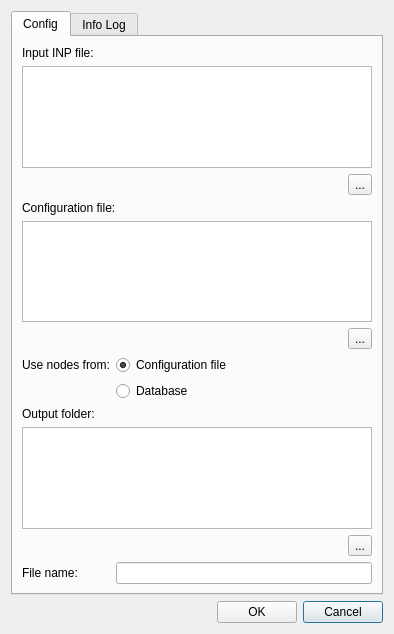
<?xml version="1.0" encoding="UTF-8"?>
<ui version="4.0">
 <class>dlg_add_demand_check</class>
 <widget class="QDialog" name="dlg_add_demand_check">
  <property name="geometry">
   <rect>
    <x>0</x>
    <y>0</y>
    <width>394</width>
    <height>634</height>
   </rect>
  </property>
  <property name="windowTitle">
   <string>Additional Demand Check</string>
  </property>
  <layout class="QGridLayout" name="gridLayout_2">
   <item row="11" column="0">
    <layout class="QGridLayout" name="lyt_buttons">
     <item row="0" column="1">
      <spacer name="horizontalSpacer">
       <property name="orientation">
        <enum>Qt::Horizontal</enum>
       </property>
       <property name="sizeHint" stdset="0">
        <size>
         <width>40</width>
         <height>20</height>
        </size>
       </property>
      </spacer>
     </item>
     <item row="0" column="3">
      <widget class="QPushButton" name="btn_cancel">
       <property name="text">
        <string>Cancel</string>
       </property>
      </widget>
     </item>
     <item row="0" column="2">
      <widget class="QPushButton" name="btn_ok">
       <property name="text">
        <string>OK</string>
       </property>
      </widget>
     </item>
     <item row="0" column="0">
      <widget class="QLabel" name="lbl_timer">
       <property name="text">
        <string/>
       </property>
      </widget>
     </item>
    </layout>
   </item>
   <item row="0" column="0">
    <widget class="QTabWidget" name="mainTab">
     <property name="currentIndex">
      <number>0</number>
     </property>
     <widget class="QWidget" name="tab_config">
      <property name="whatsThis">
       <string/>
      </property>
      <attribute name="title">
       <string>Config</string>
      </attribute>
      <layout class="QGridLayout" name="gridLayout_4">
       <item row="3" column="0" colspan="2">
        <widget class="QLabel" name="lbl_config">
         <property name="text">
          <string>Configuration file:</string>
         </property>
        </widget>
       </item>
       <item row="4" column="0" colspan="2">
        <widget class="QTextEdit" name="data_config_file"/>
       </item>
       <item row="11" column="1">
        <widget class="QLineEdit" name="txt_filename"/>
       </item>
       <item row="7" column="1">
        <widget class="QRadioButton" name="rdb_nodes_database">
         <property name="toolTip">
          <string>Retrieve node data with fid=491 from the anl_node table.</string>
         </property>
         <property name="text">
          <string>Database</string>
         </property>
        </widget>
       </item>
       <item row="8" column="0" colspan="2">
        <widget class="QLabel" name="lbl_output_folder">
         <property name="text">
          <string>Output folder:</string>
         </property>
        </widget>
       </item>
       <item row="9" column="0" colspan="2">
        <widget class="QTextEdit" name="data_output_folder"/>
       </item>
       <item row="0" column="0" colspan="2">
        <widget class="QLabel" name="lbl_input_file">
         <property name="text">
          <string>Input INP file:</string>
         </property>
        </widget>
       </item>
       <item row="6" column="0">
        <widget class="QLabel" name="lbl_nodes">
         <property name="text">
          <string>Use nodes from:</string>
         </property>
        </widget>
       </item>
       <item row="10" column="0" colspan="2" alignment="Qt::AlignRight">
        <widget class="QToolButton" name="btn_push_output_folder">
         <property name="text">
          <string>...</string>
         </property>
        </widget>
       </item>
       <item row="1" column="0" colspan="2">
        <widget class="QTextEdit" name="data_inp_input_file"/>
       </item>
       <item row="11" column="0">
        <widget class="QLabel" name="lbl_filename">
         <property name="text">
          <string>File name:</string>
         </property>
        </widget>
       </item>
       <item row="6" column="1">
        <widget class="QRadioButton" name="rdb_nodes_config">
         <property name="toolTip">
          <string>Retrieve node data from the &quot;nodes&quot; property within the configuration file.</string>
         </property>
         <property name="text">
          <string>Configuration file</string>
         </property>
         <property name="checked">
          <bool>true</bool>
         </property>
        </widget>
       </item>
       <item row="2" column="0" colspan="2" alignment="Qt::AlignRight">
        <widget class="QToolButton" name="btn_push_inp_input_file">
         <property name="text">
          <string>...</string>
         </property>
        </widget>
       </item>
       <item row="5" column="0" colspan="2" alignment="Qt::AlignRight">
        <widget class="QToolButton" name="btn_push_config_file">
         <property name="text">
          <string>...</string>
         </property>
        </widget>
       </item>
      </layout>
     </widget>
     <widget class="QWidget" name="tab_infolog">
      <attribute name="title">
       <string>Info Log</string>
      </attribute>
      <layout class="QGridLayout" name="gridLayout_5" columnstretch="0,0">
       <item row="0" column="0" colspan="2">
        <widget class="QTextEdit" name="tab_log_txt_infolog">
         <property name="font">
          <font>
           <family>Courier New</family>
          </font>
         </property>
         <property name="lineWrapMode">
          <enum>QTextEdit::NoWrap</enum>
         </property>
        </widget>
       </item>
       <item row="1" column="0" colspan="2">
        <widget class="QProgressBar" name="progress_bar">
         <property name="value">
          <number>0</number>
         </property>
        </widget>
       </item>
      </layout>
     </widget>
    </widget>
   </item>
   <item row="4" column="0">
    <spacer name="verticalSpacer">
     <property name="orientation">
      <enum>Qt::Vertical</enum>
     </property>
     <property name="sizeHint" stdset="0">
      <size>
       <width>20</width>
       <height>33</height>
      </size>
     </property>
    </spacer>
   </item>
  </layout>
 </widget>
 <tabstops>
  <tabstop>mainTab</tabstop>
  <tabstop>data_inp_input_file</tabstop>
  <tabstop>btn_push_inp_input_file</tabstop>
  <tabstop>data_config_file</tabstop>
  <tabstop>btn_push_config_file</tabstop>
  <tabstop>rdb_nodes_config</tabstop>
  <tabstop>rdb_nodes_database</tabstop>
  <tabstop>data_output_folder</tabstop>
  <tabstop>btn_push_output_folder</tabstop>
  <tabstop>txt_filename</tabstop>
  <tabstop>tab_log_txt_infolog</tabstop>
  <tabstop>btn_ok</tabstop>
  <tabstop>btn_cancel</tabstop>
 </tabstops>
 <resources/>
 <connections/>
</ui>
